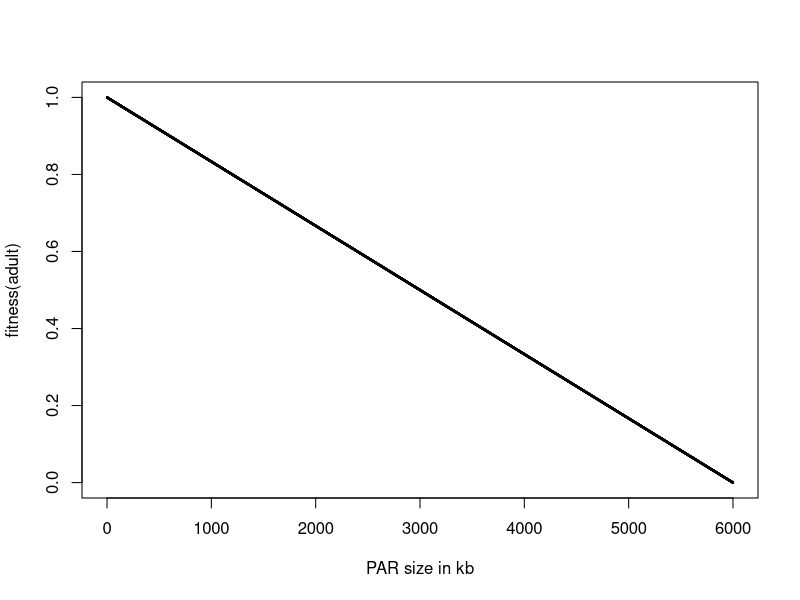
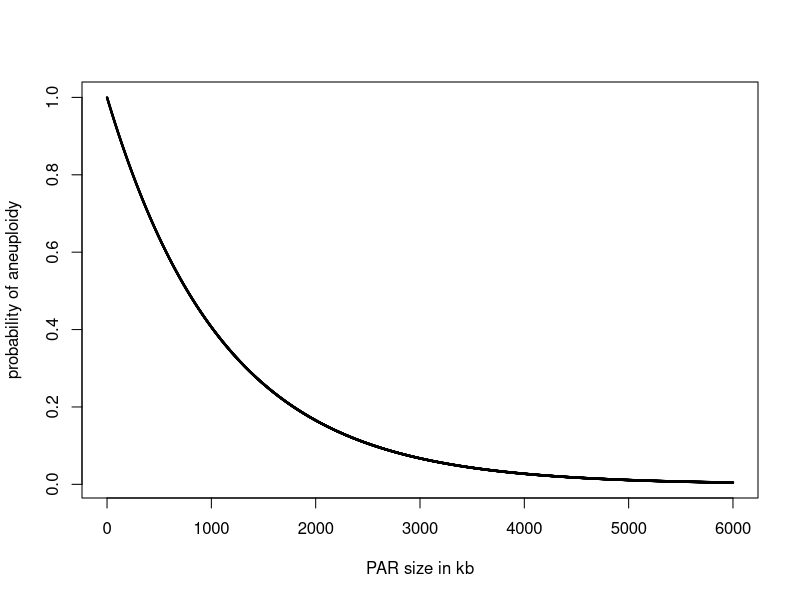
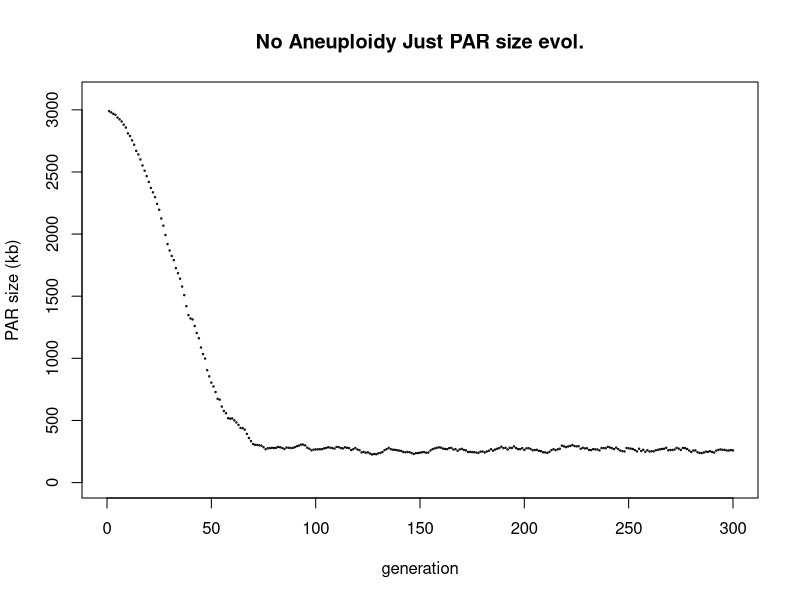
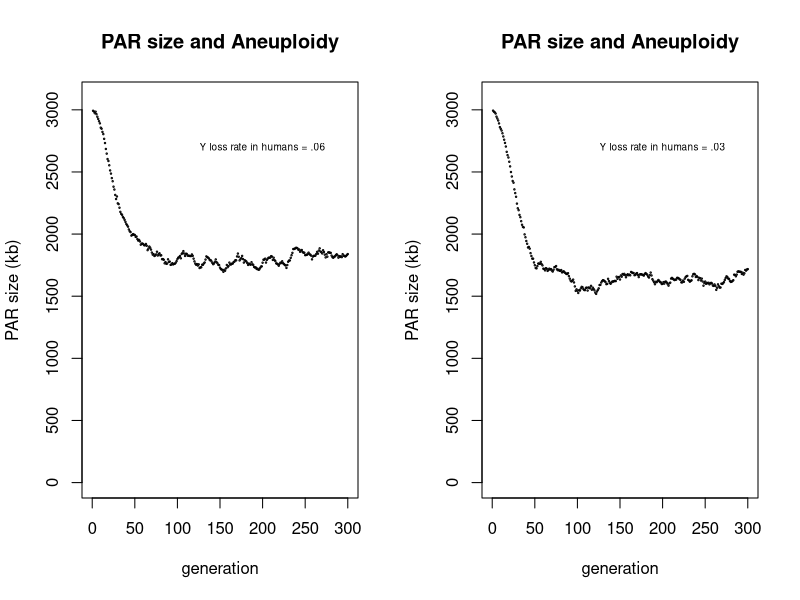
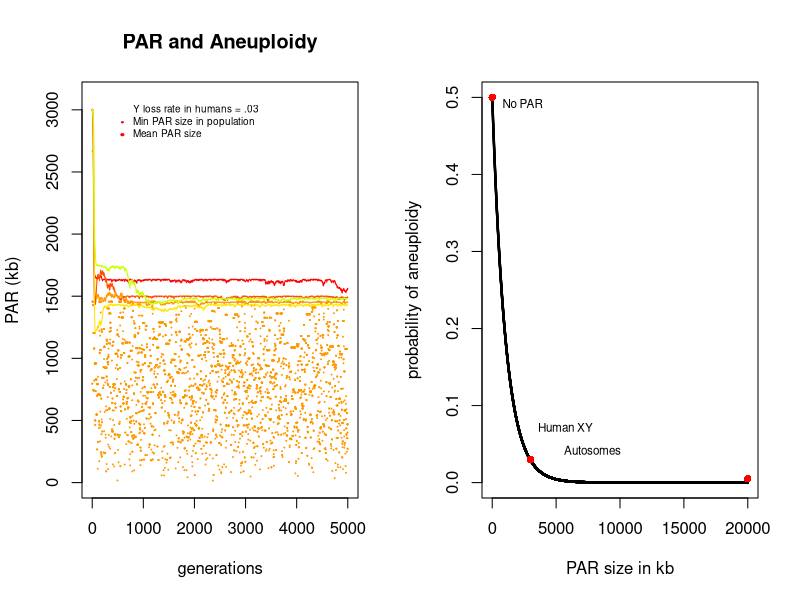
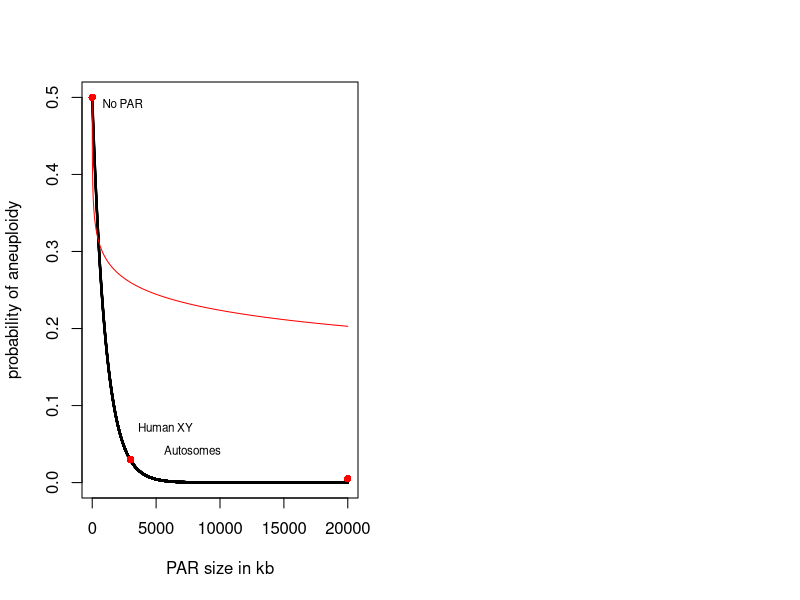

Reproduce these figures in R, in order.
## ---- chunk 1
x<- 0:6000
y <- -0.0001666667*x + 1
plot(x,y,cex=.2, xlab="PAR size in kb", ylab="fitness(adult)")
## ---- chunk 2
x<- 0:6000
y <- exp(-.0009*x)
plot(x,y,cex=.2, xlab="PAR size in kb", ylab="probability of aneuploidy")
## ---- chunk 3
  par.sizes <- vector(mode="numeric", length=1000)
  par.sizes <- rep(3000, 1000)
  fitness <- vector(mode="numeric", length=1000)
  fitness <- rep(1, 1000)
  gens <- 300
  for(i in 1:gens){
    # so here we basically allow par size to mutate by 
    # brownian process
    par.sizes <- par.sizes + rnorm(n=1000, mean=0, sd=100)
    par.sizes[par.sizes < 0] <- 0
    # now for the males that have these new par
    # sizes we want to award males that have less
    # par on the grounds that these males can have
    # resolved sexual antagonism
    fitness <- -0.0001666667*par.sizes + 1
    fitness[fitness < 0] <- 0
    # lets have a round of selection on adult males
    # based on this fitness function
    par.sizes <- sample(par.sizes, size = length(par.sizes), prob = fitness, replace=T)
    # now lets plot the results
    if(i == 1) plot(x=i,y=mean(par.sizes), cex=.2, main="No Aneuploidy Just PAR size evol.", xlim=c(0,300),ylim=c(0,3100),xlab="generation", ylab="PAR size (kb)")
    if(i>1) points(x=i,y=mean(par.sizes),cex=.2)
  }

## ---- chunk 4
  par(mfcol=c(1,2))
  par.sizes <- vector(mode="numeric", length=1000)
  par.sizes <- rep(3000, 1000)
  fitness <- vector(mode="numeric", length=1000)
  fitness <- rep(1, 1000)
  gens <- 300
  for(i in 1:gens){
    # so here we basically allow par size to mutate by 
    # brownian process
    par.sizes <- par.sizes + rnorm(n=length(par.sizes), mean=0, sd=100)
    par.sizes[par.sizes < 0] <- 0
    # now for the males that have these new par
    # sizes we want to award males that have less
    # par on the grounds that these males can have
    # resolved sexual antagonism
    fitness <- -0.0001666667*par.sizes + 1
    fitness[fitness < 0] <- 0
    # lets have a round of selection on adult males
    # based on this fitness function
    par.sizes <- sample(par.sizes, size = 1000, prob = fitness, replace=T)
    # now we add aneuploidy
    aneuploidy.risk <- exp(-.0009*par.sizes)
    par.sizes <- par.sizes[!aneuploidy.risk > runif(n=1000, min=0, max=1)]
    # since we are treating aneuploides as fitness = 0 we can just drop them the
    # population is brought back up to the constant size in line:
    # par.sizes <- sample(par.sizes, size = 1000, prob = fitness, replace=T)
    if(i == 1) plot(x=i,y=mean(par.sizes), cex=.2, main="PAR size and Aneuploidy", xlim=c(0,300),ylim=c(0,3100),xlab="generation", ylab="PAR size (kb)")
    if(i>1) points(x=i,y=mean(par.sizes),cex=.2)
  }
  text(200,2700,labels="Y loss rate in humans = .06", cex=.6)

  par.sizes <- vector(mode="numeric", length=1000)
  par.sizes <- rep(3000, 1000)
  fitness <- vector(mode="numeric", length=1000)
  fitness <- rep(1, 1000)
  gens <- 300
  for(i in 1:gens){
    # so here we basically allow par size to mutate by 
    # brownian process
    par.sizes <- par.sizes + rnorm(n=length(par.sizes), mean=0, sd=100)
    par.sizes[par.sizes < 0] <- 0
    # now for the males that have these new par
    # sizes we want to award males that have less
    # par on the grounds that these males can have
    # resolved sexual antagonism
    fitness <- -0.0001666667*par.sizes + 1
    fitness[fitness < 0] <- 0
    # lets have a round of selection on adult males
    # based on this fitness function
    par.sizes <- sample(par.sizes, size = 1000, prob = fitness, replace=T)
    # now we add aneuploidy
    aneuploidy.risk <- exp(-.001168*par.sizes)
    par.sizes <- par.sizes[!aneuploidy.risk > runif(n=1000, min=0, max=1)]
    # since we are treating aneuploides as fitness = 0 we can just drop them the
    # population is brought back up to the constant size in line:
    # par.sizes <- sample(par.sizes, size = 1000, prob = fitness, replace=T)
    if(i == 1) plot(x=i,y=mean(par.sizes), cex=.2, main="PAR size and Aneuploidy", xlim=c(0,300),ylim=c(0,3100),xlab="generation", ylab="PAR size (kb)")
    if(i>1) points(x=i,y=mean(par.sizes),cex=.2)
  }
  text(200,2700,labels="Y loss rate in humans = .03", cex=.6)
## ---- chunk 5
  genotypes <- list()
  colors <- rainbow(20)
  for(k in 1:5){
    par.sizes <- vector(mode="numeric", length=1000)
    par.sizes <- rep(3000, 1000)
    fitness <- vector(mode="numeric", length=1000)
    fitness <- rep(1, 1000)
    gens <- 5000
    mutants.pergen <- 1
    result <- result2 <- vector(mode="numeric", length(gens))
    for(i in 1:gens){
      # make mutants with smaller PARs
      for(j in 1:mutants.pergen){
        mutants <- sample(1:length(par.sizes), size=mutants.pergen)
        par.sizes[mutants] <- par.sizes[mutants] - runif(n=mutants.pergen, min=0, max=max(par.sizes))
      }
      par.sizes[par.sizes < 0] <- 0
      # now for the males that have these new par
      # sizes we want to award males that have less
      # par on the grounds that these males can have
      # resolved sexual antagonism
      fitness <- -0.0001666667*par.sizes + 1
      fitness[fitness < 0] <- 0
      # lets have a round of selection on adult males
      # based on this fitness function
      par.sizes <- sample(par.sizes, size = 1000, prob = fitness, replace=T)
      # now we add aneuploidy
    aneuploidy.risk <- exp(-.001168*par.sizes)
      par.sizes <- par.sizes[!aneuploidy.risk > runif(n=1000, min=0, max=1)]
       # since we are treating aneuploides as fitness = 0 we can just drop them the
      # population is brought back up to the constant size in line:
      # par.sizes <- sample(par.sizes, size = 1000, prob = fitness, replace=T)
      result[i] <- mean(par.sizes)
      result2[i] <- min(par.sizes)
    }
    genotypes[[k]] <- par.sizes
    if(k == 1) plot(x=1:gens,y=result, type="l", 
                      lwd=1, main="PAR and Aneuploidy", 
                      xlim=c(0,gens),ylim=c(0,3100),
                      xlab="generations", ylab="PAR (kb)", col=colors[k])
    if(k/3 == round(k/3)){
      points(x=1:gens,y=result2, cex=.1, pch=20, col=colors[k])
    }
    if(k>1) points(x=1:gens,y=result, type="l",lwd=1, col=colors[k])

  }
  text(600,3000,labels="Y loss rate in humans = .03", cex=.6, pos=4)
  
  lines(x=c(580,600), y=c(2800,2800),col="red", lwd=3)
  text(600,2800,labels="Mean PAR size", cex=.6, pos=4)
  
  points(x=c(580,590,600),y=c(2900,2900,2900), pch=20, col="red", cex=.2)
  text(600,2900,labels="Min PAR size in population", cex=.6, pos=4)
## ---- chunk 6
  autosomes <- matrix(c(1, 12, 15, 18,  .1,.16,.11,.11), 4, 2)
  colnames(autosomes) <- c("chromosome","%disomy")
  autosomes
## ---- chunk 7
  gonosomes1 <- matrix(c("XY",  .15), 1, 2)
  colnames(gonosomes1) <- c("chromosome","% disomy")
  gonosomes1
## ---- chunk 8
  gonosomes2 <- matrix(c("XX", "YY", .07, .21), 2, 2)
  colnames(gonosomes2) <- c("chromosome","% disomy")
  gonosomes2
## ---- chunk 9
x<- 0:20000
y <- .5 * exp(-.00095*x)
plot(x,y,cex=.2, xlab="PAR size in kb", ylab="probability of aneuploidy")
points(x=c(1,3000,20000), y=c(.5,.03,.005), col="red", pch=16)
text(x=c(25,2800,4825), y=c(.49,.07,.04), 
     labels=c("No PAR", "Human XY", "Autosomes"),
     pos=4, cex=.7)
    
## ---- chunk 10
x<- 0:20000
y <- .5 * exp(-.00095*x)
y2 <- -0.03 * log(x) + 0.5
plot(x,y,cex=.2, xlab="PAR size in kb", ylab="probability of aneuploidy")
lines(x,y2,col="red")
points(x=c(1,3000,20000), y=c(.5,.03,.005), col="red", pch=16)
text(x=c(25,2800,4825), y=c(.49,.07,.04), 
     labels=c("No PAR", "Human XY", "Autosomes"),
     pos=4, cex=.7)
    
